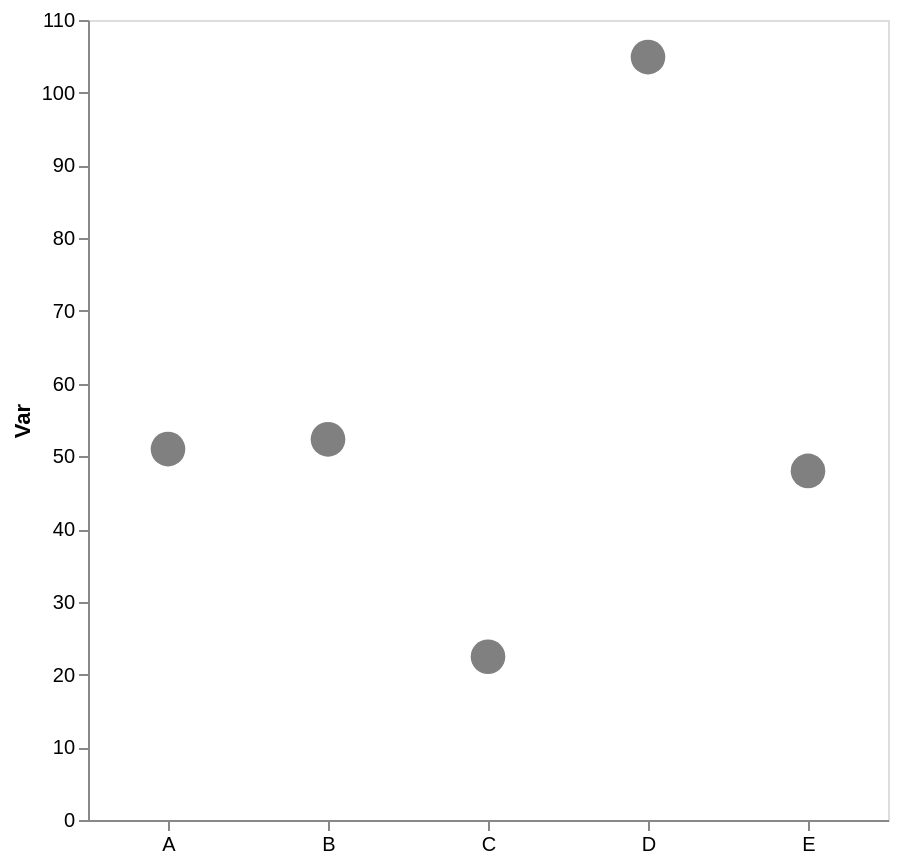

This figure's Vega-Lite source:
### Vega-Lite specification from a JSON file in a GitHub repository (floating-point values rounded to 4 significant figures)
{"config": {"view": {"continuousWidth": 300, "continuousHeight": 300}, "axis": {"grid": false}, "bar": {"color": "gray"}}, "data": {"name": "data-a109ddfc484d8e01d84c3fa62d0ed1d7"}, "mark": {"type": "point", "color": "gray", "filled": true, "size": 300}, "encoding": {"x": {"axis": {"labelAngle": 0, "title": null}, "field": "cat", "type": "nominal"}, "y": {"aggregate": "mean", "axis": {"title": "Var"}, "field": "var1", "type": "quantitative"}}, "height": 400, "width": 400, "$schema": "https://vega.github.io/schema/vega-lite/v5.17.0.json", "datasets": {"data-a109ddfc484d8e01d84c3fa62d0ed1d7": [{"cat": "E", "var1": 45.02, "var2": 51.99}, {"cat": "B", "var1": 51.55, "var2": 44.93}, {"cat": "E", "var1": 61.1, "var2": 46.97}, {"cat": "C", "var1": 26.33, "var2": 55.91}, {"cat": "A", "var1": 41.25, "var2": 37.28}, {"cat": "B", "var1": 44.55, "var2": 62.85}, {"cat": "E", "var1": 37.88, "var2": 47.36}, {"cat": "A", "var1": 60.75, "var2": 55.47}, {"cat": "C", "var1": 18.58, "var2": 55.7}, {"cat": "B", "var1": 53.89, "var2": 36.66}, {"cat": "D", "var1": 104.9, "var2": 64.31}, {"cat": "B", "var1": 59.37, "var2": 69.79}]}}
